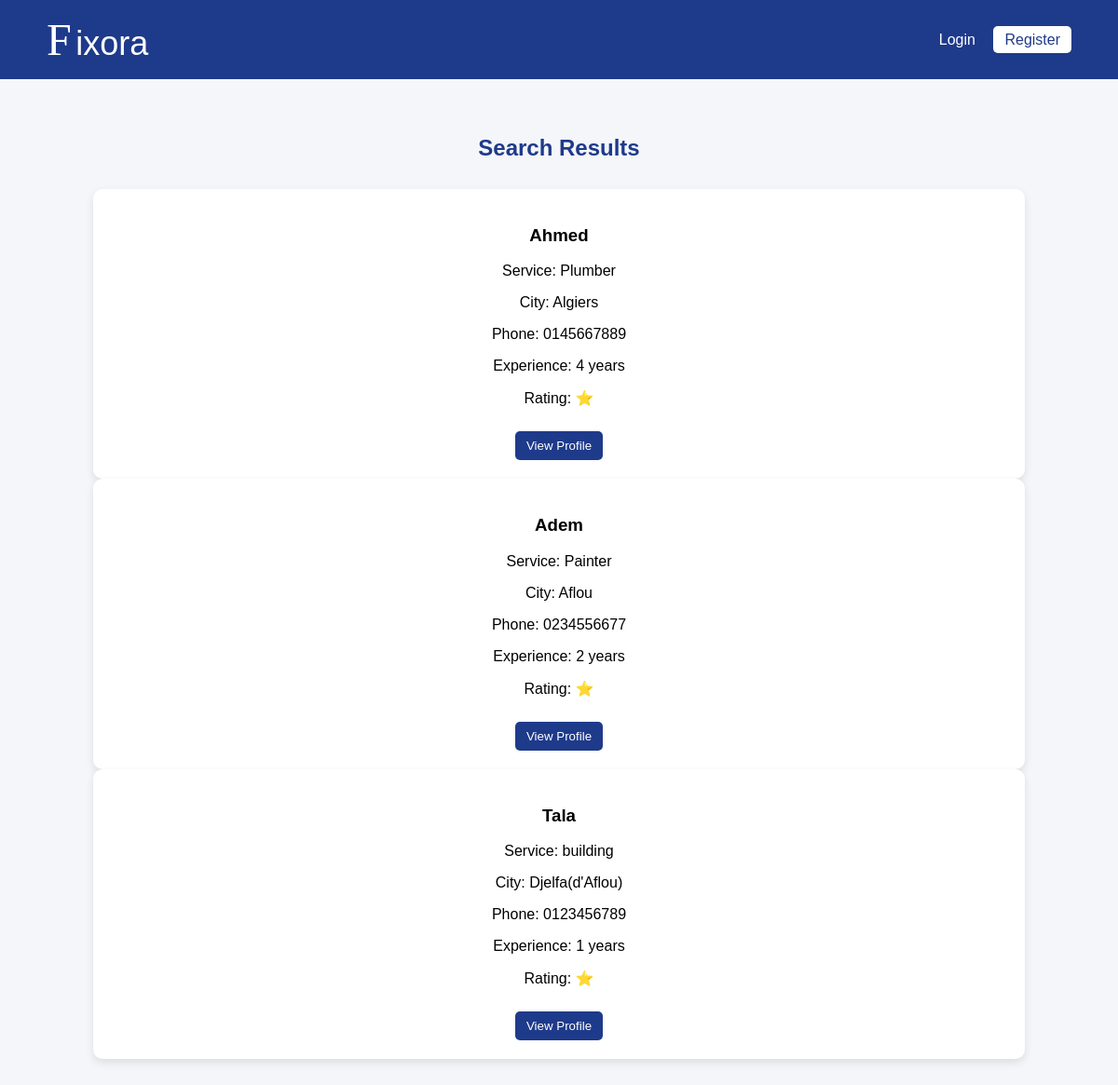
The app's page /search/ with its own data.
### main/models.py (models this page shows, shortened)
class Artisan(models.Model):
    name = models.CharField(max_length=100)
    service = models.CharField(max_length=100)
    city = models.CharField(max_length=100)
    phone = models.CharField(max_length=20)
    email = models.EmailField(default='example@example.com')
    experience = models.IntegerField()
    description = models.TextField()
    image = models.ImageField(upload_to='artisans/', blank=True, null=True)
    rating = models.FloatField(default=0)
    is_approved = models.BooleanField(default=False)

### main/views.py (the view)
# urls.py: path('search/', views.search_results, name='search_results'),
def search_results(request):
    service = request.GET.get('service')
    city = request.GET.get('city')
    artisans = Artisan.objects.filter(is_approved=True)
    if service:
        artisans = artisans.filter(service__icontains=service)
    if city:
        artisans = artisans.filter(city__icontains=city)
    return render(request, 'main/search_results.html', {'artisans': artisans})

### main/templates/main/search_results.html (shortened to what this page needs)
<!DOCTYPE html>
<html lang="en">
<head>
    {% load static %}
    <link rel="stylesheet" href="{% static 'css/style.css' %}">
</head>
<body>
<header>
    <div class="logo">
        <span style="font-family:'Lucida Handwriting', cursive; font-size:48px;">F</span>
        <span style="font-size:36px;">ixora</span>
    </div>
    <nav>
        <a href="{% url 'login' %}">Login</a>
        <a href="{% url 'register_user' %}" class="btn">Register</a>
    </nav>
</header>
<section class="results-section">
    <h2>Search Results</h2>
    {% for artisan in artisans %}
        <div class="results-grid">
           <div class="result-card">
              <h3>{{ artisan.name }}</h3>
              <p>Service: {{ artisan.service }}</p>
              <p>City: {{ artisan.city }}</p>
              <p>Phone: {{ artisan.phone }}</p>
              <p>Experience: {{ artisan.experience }} years</p>
              <p>Rating: ⭐ {{ artisan.average_rating }}</p>
              <a href="{% url 'profile' artisan.id %}"><button>View Profile</button></a>
            </div>
        </div>
    {% empty %}
        <p>No artisans found</p>
    {% endfor %}
</section>
</body>
</html>

### static/css/style.css (style rules this page uses)
body { margin: 0; font-family: Arial, sans-serif; background-color: #f4f6f9; }
header { display: flex; justify-content: space-between; align-items: center; padding: 15px 50px; background-color: #1e3a8a; color: white; }
header a { color: white; text-decoration: none; margin-left: 15px; }
header .btn { background-color: white; color: #1e3a8a; padding: 6px 12px; border-radius: 5px; }
.results-section { padding: 40px; text-align: center; }
.results-section h2 { margin-bottom: 30px; color: #1e3a8a; }
.results-grid { display: grid; grid-template-columns: repeat(auto-fit, minmax(220px, 1fr)); gap: 20px; max-width: 1000px; margin: auto; }
.result-card { background-color: white; padding: 20px; border-radius: 10px; box-shadow: 0 4px 10px rgba(0,0,0,0.1); transition: all 0.3s ease; }
.result-card button { margin-top: 10px; padding: 8px 12px; border: none; background-color: #1e3a8a; color: white; border-radius: 5px; cursor: pointer; }

### records on screen
Artisan: name "Ahmed", service "Plumber", city "Algiers", phone "0145667889", experience "4"
Artisan: name "Adem", service "Painter", city "Aflou", phone "0234556677", experience "2"
Artisan: name "Tala", service "building", city "Djelfa(d'Aflou)", phone "0123456789", experience "1"
